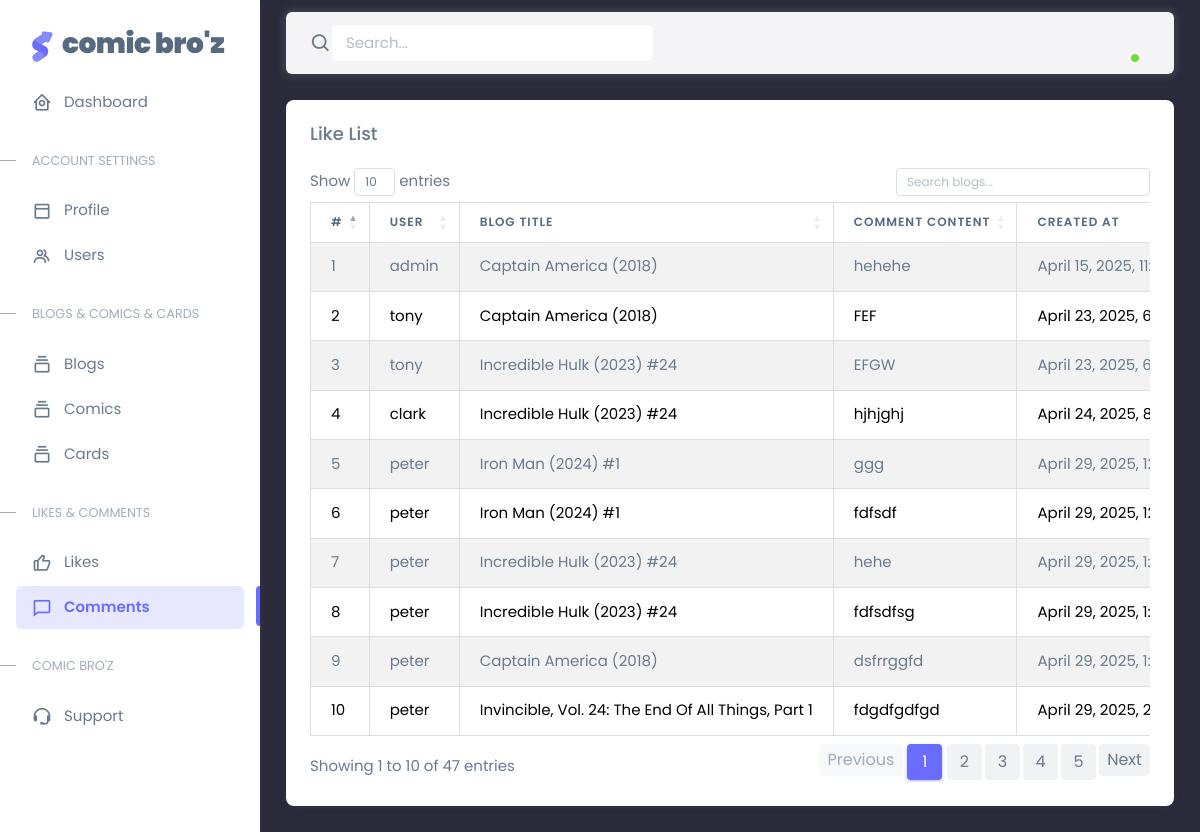
Page /dashboard/comment_list/ on the committed database.
### users/models.py (models this page shows, shortened)
class Comment(models.Model):
    blog = models.ForeignKey(Blog, on_delete=models.CASCADE, related_name='comments')
    user = models.ForeignKey(User, on_delete=models.CASCADE, related_name='user_comments')
    content = models.TextField()
    parent = models.ForeignKey('self', null=True, blank=True, on_delete=models.CASCADE, related_name='replies')
    created_at = models.DateTimeField(default=timezone.now)
    class Meta:
        ordering = ['created_at']

class User(AbstractBaseUser, PermissionsMixin):
    username = models.CharField(max_length=150, unique=True)
    email = models.EmailField(unique=True)
    is_staff = models.BooleanField(default=False)
    is_active = models.BooleanField(default=True)
    created_at = models.DateTimeField(auto_now_add=True)
    objects = UserManager()
    USERNAME_FIELD = 'email'
    REQUIRED_FIELDS = ['username']

class Blog(models.Model):
    title = models.CharField(max_length=255)
    content = models.TextField()
    image = models.ImageField(upload_to='blog_images/', blank=True, null=True)
    author = models.ForeignKey(User, on_delete=models.CASCADE, related_name='blogs_written', blank=True, null=True)
    created_at = models.DateTimeField(auto_now_add=True, blank=True, null=True)
    updated_at = models.DateTimeField(auto_now=True, blank=True, null=True)

### dashboard/views.py (the view)
# urls.py: path('comment_list/', comment_list, name='comment_list'),
def comment_list(request):
    comments = Comment.objects.all()
    context = {
        'comments' : comments
    }
    return render(request, 'comment/comment_list.html', context)

### dashboard/templates/comment/comment_list.html (shortened to what this page needs)
{% extends 'custom_base.html' %}
{% load static %}
{% block content %}
<div class="container-xxl flex-grow-1 container-p-y">
    <div class="card">
        <div class="card-header d-flex justify-content-between align-items-center">
            <h5 class="card-title mb-0">Like List</h5>
        </div>
        <div class="card-body">
            <div class="table-responsive text-nowrap">
                <table id="blogTable" class="table table-striped table-bordered">
                    <thead>
                        <tr>
                            <th>#</th>
                            <th>User</th>
                            <th>Blog Title</th>
                            <th>Comment Content</th>
                            <th>Created At</th>
                        </tr>
                    </thead>
                    <tbody>
                        {% for comment in comments %}
                        <tr>
                            <td>{{ forloop.counter }}</td>
                            <td>{{ comment.user.username }}</td>
                            <td>{{ comment.blog.title }}</td>
                            <td>{{ comment.content }}</td>
                            <td>{{ comment.created_at }}</td>
                        </tr>
                        {% endfor %}
                    </tbody>
                </table>
            </div>
        </div>
    </div>
    {% endblock %}

### static/edgecut/css/style.css (style rules this page uses)
* { margin: 0; padding: 0; box-sizing: border-box; }
body { font-family: "Poppins", sans-serif; color: #2a2a3b; background: #2a2a3b; overflow-x: hidden; position: relative; }

### rows in the picture
Comment: user.username "admin", blog "Captain America (2018)", content "hehehe", created_at "April 15, 2025,…"
Comment: user.username "tony", blog "Captain America (2018)", content "FEF", created_at "April 23, 2025,…"
Comment: user.username "tony", blog "Incredible Hulk (2023) #24", content "EFGW", created_at "April 23, 2025,…"
Comment: user.username "clark", blog "Incredible Hulk (2023) #24", content "hjhjghj", created_at "April 24, 2025,…"
Comment: user.username "peter", blog "Iron Man (2024) #1", content "ggg", created_at "April 29, 2025,…"
Comment: user.username "peter", blog "Iron Man (2024) #1", content "fdfsdf", created_at "April 29, 2025,…"
Comment: user.username "peter", blog "Incredible Hulk (2023) #24", content "hehe", created_at "April 29, 2025,…"
Comment: user.username "peter", blog "Incredible Hulk (2023) #24", content "fdfsdfsg", created_at "April 29, 2025,…"
Comment: user.username "peter", blog "Captain America (2018)", content "dsfrrggfd", created_at "April 29, 2025,…"
Comment: user.username "peter", blog "Invincible, Vol. 24: The End Of All Things, Part 1", content "fdgdfgdfgd", created_at "April 29, 2025,…"
